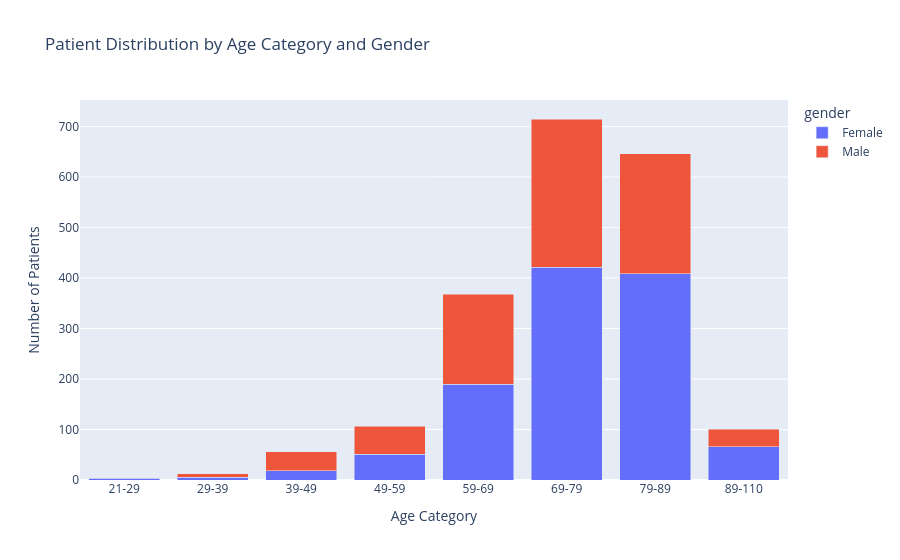

The notebook cell saved with this chart:
### Markdown cell above
### DA1. How is the patient distributed across age categories and gender?
**Analysis type:** Descriptive — Demographic context

**Reasoning**  

Before comparing laboratory or medication patterns, we need to know which demographic groups dominate the sample and which groups are too small for stable conclusions.

### Code cell
cohort = (
    patient.groupby(["agecat", "gender"], observed=True)
           .size()
           .reset_index(name="patients")
)
fig = px.bar(
    cohort, x="agecat", y="patients", color="gender",
    barmode="stack",
    title="Patient Distribution by Age Category and Gender",
    labels={"agecat":"Age Category", "patients":"Number of Patients"}
)
fig.update_xaxes(showgrid=False)
fig.update_yaxes(showgrid=False)
fig.show()

age_pct = patient["agecat"].value_counts(sort=False, normalize=True).mul(100).round(1)
gender_pct = patient["gender"].value_counts(normalize=True).mul(100).round(1)

print("Age distribution (%)")
display(age_pct.rename("percent").to_frame())
print("Gender distribution (%)")
display(gender_pct.rename("percent").to_frame())

### Figure 1 — Plotly figure (JSON) as saved in the notebook; plotly's stock layout.template omitted (floating-point values rounded to 4 significant figures)
{"data": [{"hovertemplate": "gender=Female<br>Age Category=%{x}<br>Number of Patients=%{y}<extra></extra>", "legendgroup": "Female", "marker": {"color": "#636efa", "pattern": {"shape": ""}}, "name": "Female", "orientation": "v", "showlegend": true, "textposition": "auto", "type": "bar", "x": ["21-29", "29-39", "39-49", "49-59", "59-69", "69-79", "79-89", "89-110"], "xaxis": "x", "y": [3, 5, 18, 51, 190, 421, 409, 66], "yaxis": "y"}, {"hovertemplate": "gender=Male<br>Age Category=%{x}<br>Number of Patients=%{y}<extra></extra>", "legendgroup": "Male", "marker": {"color": "#EF553B", "pattern": {"shape": ""}}, "name": "Male", "orientation": "v", "showlegend": true, "textposition": "auto", "type": "bar", "x": ["21-29", "29-39", "39-49", "49-59", "59-69", "69-79", "79-89", "89-110"], "xaxis": "x", "y": [1, 7, 38, 55, 178, 294, 237, 35], "yaxis": "y"}], "layout": {"barmode": "stack", "legend": {"title": {"text": "gender"}, "tracegroupgap": 0}, "title": {"text": "Patient Distribution by Age Category and Gender"}, "xaxis": {"anchor": "y", "domain": [0, 1], "title": {"text": "Age Category"}}, "yaxis": {"anchor": "x", "domain": [0, 1], "title": {"text": "Number of Patients"}}}}
